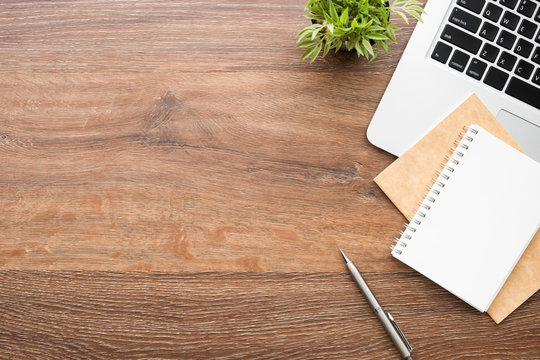
#> input picture Data-Generator/backgrounds/360_F_321758393_48lRqzu7XGW3l8JlOkdqHciFk8BHXB2S.jpg, 540 x 360 px
$ python -i generateCardBackground.py   (imports and definitions only)
#> lines starting #> are read from the running program, lines starting #| are printed output that depends on the picture
#> further down, picture is the input picture: PIL image 540x360 RGB; mean R, G, B 183.9, 151.1, 128.2
import os
import random
import csv
import requests
import glob
from PIL import Image, ImageDraw, ImageFilter, ImageEnhance
from io import BytesIO
from tqdm import tqdm
import numpy as np
from bs4 import BeautifulSoup
import base64
import cv2

# Configuration
NUM_COMPOSITES = 1000
IMAGE_SIZE = 640
OUTPUT_DIR = "datasets"
BACKGROUNDS_DIR = "backgrounds"
MIN_CARDS = 1
MAX_CARDS = 5

# Create directories
# [2 lines not run here, left out]

# Load background images
background_paths = glob.glob(f"{BACKGROUNDS_DIR}/*.jpg") + \
                   glob.glob(f"{BACKGROUNDS_DIR}/*.png") + \
                   glob.glob(f"{BACKGROUNDS_DIR}/*.jpeg")

# [13 lines left out: function load_cards, not called in this run]

def apply_glare_effect(image):
    """Add INTENSE artificial glare with dramatic highlights"""
    # Only apply glare to 80% of cards (more frequent)
    if random.random() > 0.8:
        return image

    width, height = image.size
    overlay = Image.new('RGBA', (width, height), (0, 0, 0, 0))
    draw = ImageDraw.Draw(overlay)

    # DRAMATIC glare parameters
    intensity = random.uniform(0.5, 1.2)  # Much stronger intensity range
    cx = random.uniform(-0.1 * width, 1.1 * width)  # More centered
    cy = random.uniform(-0.1 * height, 1.1 * height)
    radius = random.randint(int(min(width, height)*0.3), int(min(width, height)*1.2))  # Larger radius

    # Create MULTIPLE glare spots (30% chance)
    if random.random() < 0.3:
        for _ in range(random.randint(1, 3)):
            sub_intensity = random.uniform(0.3, 0.8)
            sub_cx = cx + random.uniform(-0.2*width, 0.2*width)
            sub_cy = cy + random.uniform(-0.2*height, 0.2*height)
            sub_radius = random.randint(int(radius*0.3), int(radius*0.7))

            for i in range(sub_radius, 0, -1):
                alpha = int(255 * sub_intensity * (i/sub_radius)**0.3)  # Sharper falloff
                color = (255, 255, 255, alpha)
                draw.ellipse(
                    (sub_cx - i, sub_cy - i, sub_cx + i, sub_cy + i),
                    fill=color
                )

    # Main glare spot (always present)
    for i in range(radius, 0, -1):
        alpha = int(255 * intensity * (i/radius)**0.2)  # Very slow falloff for intense core
        color = random.choice([
            (255, 255, 255, alpha),  # Bright white
            (255, 240, 150, alpha),  # Warm golden
            (180, 220, 255, alpha)   # Cool blue
        ])
        draw.ellipse(
            (cx - i, cy - i, cx + i, cy + i),
            fill=color
        )

    # Apply blur - less blur for sharper glare
    overlay = overlay.filter(ImageFilter.GaussianBlur(radius=max(1, radius//6)))

    # Blend modes for more intense effect
    if random.random() < 0.5:  # 50% chance for additive blending
        return Image.blend(image, overlay, 0.7)
    else:
        return Image.alpha_composite(image, overlay)

def apply_hue_shift(image):
    """Apply random hue shift to card pixels only"""
    if random.random() > 0.6:  # 40% chance to apply hue shift
        return image

    img_array = np.array(image)
    rgb = img_array[..., :3]
    alpha = img_array[..., 3] if img_array.shape[2] == 4 else None

    # Create mask of opaque pixels
    mask = (alpha > 0) if alpha is not None else np.ones(rgb.shape[:2], bool)

    # Convert to HSV (uint8 format)
    hsv = cv2.cvtColor(rgb, cv2.COLOR_RGB2HSV)
    h, s, v = cv2.split(hsv)

    # Apply hue shift only to masked pixels
    hue_shift = random.randint(-15, 15)
    h_float = h.astype(np.float32)
    h_float[mask] = (h_float[mask] + hue_shift) % 180.0
    h = np.clip(h_float, 0, 179).astype(np.uint8)

    # Apply saturation adjustment to same pixels
    if random.random() < 0.3:
        sat_shift = random.uniform(0.7, 1.3)
        s_float = s.astype(np.float32)
        s_float[mask] = np.clip(s_float[mask] * sat_shift, 0, 255)
        s = s_float.astype(np.uint8)

    # Merge channels
    hsv_shifted = cv2.merge((h, s, v))
    rgb_shifted = cv2.cvtColor(hsv_shifted, cv2.COLOR_HSV2RGB)

    # Reconstruct image
    if alpha is not None:
        return Image.fromarray(np.dstack((rgb_shifted, alpha)), 'RGBA')
    return Image.fromarray(rgb_shifted, 'RGB')

def apply_lighting_effects(image):
    """Apply brightness/contrast adjustments"""
    if random.random() > 0.5:  # 50% chance to apply
        return image

    # Random brightness adjustment
    brightness = random.uniform(0.8, 1.2)
    enhancer = ImageEnhance.Brightness(image)
    image = enhancer.enhance(brightness)
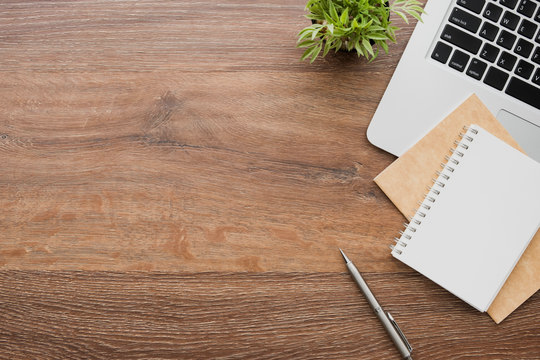
#> image: PIL image 540x360 RGB; mean R, G, B 165.7, 136.1, 115.3

    # Random contrast adjustment
    if random.random() < 0.3:
        contrast = random.uniform(0.9, 1.5)
        enhancer = ImageEnhance.Contrast(image)
        image = enhancer.enhance(contrast)

    return image

def process_card_image(card_image):
    # Apply all visual effects first
    card_image = apply_glare_effect(card_image)
    card_image = apply_hue_shift(card_image)
    card_image = apply_lighting_effects(card_image)

    original_width, original_height = card_image.size
#> original_width = 540; original_height = 360

    # Apply rotation
    angle = random.uniform(-179, 179)
    rotated = card_image.rotate(angle, expand=True, resample=Image.BICUBIC)
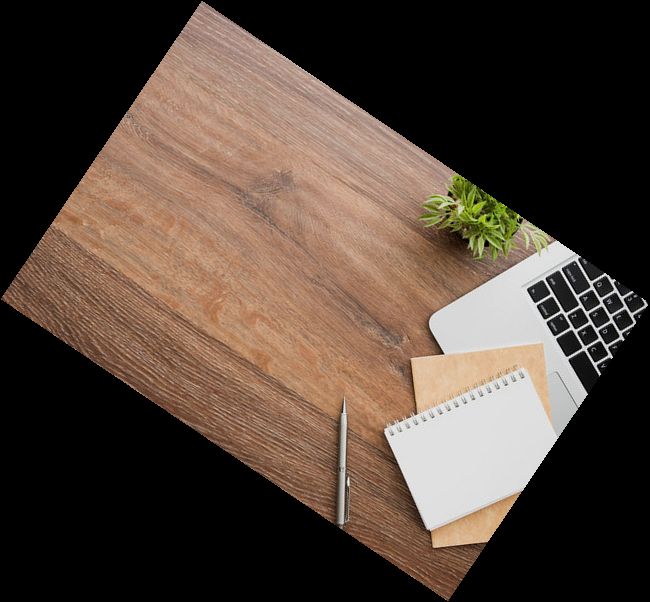
#> rotated: PIL image 650x602 RGB; mean R, G, B 82.1, 67.4, 57.1

    # Apply resizing
    new_width = random.randint(100, 300)
    scale_factor = new_width / rotated.width
#> scale_factor = 0.462
    new_height = int(rotated.height * scale_factor)
#> new_height = 277
    resized = rotated.resize((new_width, new_height), Image.LANCZOS)

    # Create canvas for perspective transform
    padding = int(max(new_width, new_height) * 0.3)
#> padding = 90
    canvas_size = (new_width + padding*2, new_height + padding*2)
#> canvas_size = (480, 457)
    canvas = Image.new('RGBA', canvas_size, (0, 0, 0, 0))
#> canvas: PIL image 480x457 RGBA; every value is 0
    canvas.paste(resized, (padding, padding))
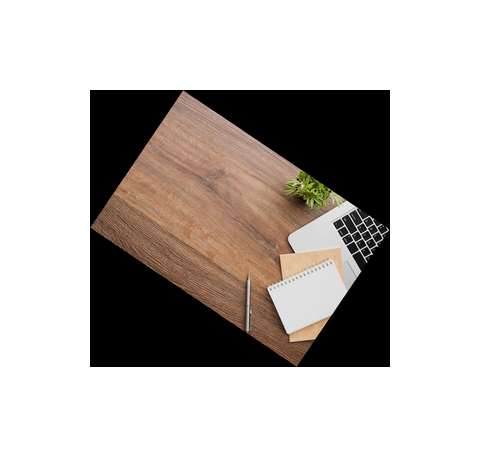
#> canvas: PIL image 480x457 RGBA; mean R, G, B, A 31.1, 25.5, 21.6, 96.6; transparent parts drawn white

    # Perspective transform points
    src_points = np.array([
        [padding, padding],
        [padding + new_width, padding],
        [padding + new_width, padding + new_height],
        [padding, padding + new_height]
    ], dtype=np.float32)

    perspective_mode = random.choice(['axis_rotation', 'random_warp', 'combined'])
    max_shift = 0.2

    if perspective_mode == 'axis_rotation':
        tilt_type = random.choice(['horizontal', 'vertical'])
        base_shift = random.uniform(0.1, 0.25)
        noise_scale = random.uniform(0.05, 0.15)

        if tilt_type == 'horizontal':
            dst_points = np.array([
                [padding + new_width*base_shift, padding - new_height*noise_scale],
                [padding + new_width*(1-base_shift), padding - new_height*noise_scale],
                [padding + new_width*(1+base_shift*0.5), padding + new_height*(1+noise_scale)],
                [padding - new_width*base_shift*0.5, padding + new_height*(1+noise_scale)]
            ], dtype=np.float32)
        else:
            dst_points = np.array([
                [padding - new_width*noise_scale, padding + new_height*base_shift],
                [padding + new_width*(1+noise_scale), padding + new_height*base_shift],
                [padding + new_width*(1+noise_scale*0.5), padding + new_height*(1-base_shift)],
                [padding - new_width*noise_scale*0.5, padding + new_height*(1-base_shift)]
            ], dtype=np.float32)

    elif perspective_mode == 'random_warp':
        dst_points = src_points + np.random.uniform(
            -new_width*max_shift, new_width*max_shift, size=(4, 2))
    else:
        base_shift = random.uniform(0.1, 0.2)
        dst_points = np.array([
            [padding + base_shift*new_width, padding - base_shift*new_height],
            [padding + new_width*(1-base_shift), padding - base_shift*new_height],
            [padding + new_width*(1+base_shift), padding + new_height*(1+base_shift)],
            [padding - base_shift*new_width, padding + new_height*(1+base_shift)]
        ], dtype=np.float32)
        dst_points += np.random.uniform(-new_width*0.1, new_width*0.1, size=(4, 2))

    try:
        matrix = cv2.getPerspectiveTransform(src_points, dst_points)
        transformed = canvas.transform(
            canvas_size,
            Image.Transform.PERSPECTIVE,
            matrix.flatten()[:8],
            resample=Image.BICUBIC
        )
    except Exception:
        transformed = canvas

    # Crop to visible area
    bbox = transformed.getbbox()
#> bbox = (90, 90, 390, 367)
    if bbox:
        transformed = transformed.crop(bbox)

    return transformed

# [152 lines left out: functions download_image, fetch_google_image, generate_composite, load_backgrounds, create_dataset, not called in this run]

# [3 lines not run here, left out]

>>> from PIL import Image
>>> picture = Image.open('backgrounds/360_F_321758393_48lRqzu7XGW3l8JlOkdqHciFk8BHXB2S.jpg')
>>> result = process_card_image(picture)

$ run again, on Data-Generator/backgrounds/desk.jpg
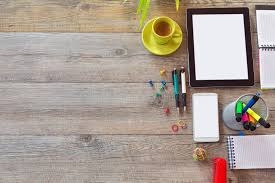
#> input picture Data-Generator/backgrounds/desk.jpg, 275 x 183 px
#> picture is the input picture: PIL image 275x183 RGB; mean R, G, B 170.3, 158, 147.5
#> in process_card_image, `rotated = card_image.rotate(angle, expand=True, resample=Image.BICUBIC)`:
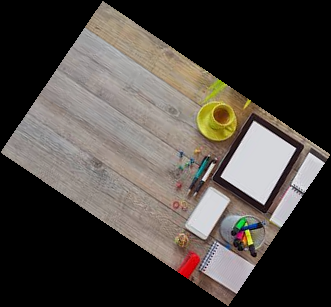
#> rotated: PIL image 331x307 RGB; mean R, G, B 75.7, 70.3, 65.5
#> in process_card_image, `canvas.paste(resized, (padding, padding))`:
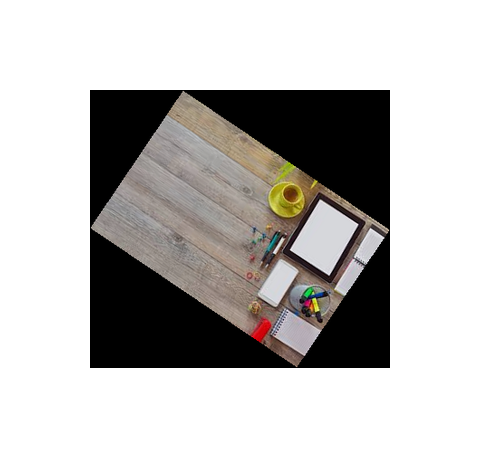
#> canvas: PIL image 480x458 RGBA; mean R, G, B, A 28.8, 26.7, 24.9, 96.7; transparent parts drawn white
#> bbox = (90, 90, 390, 368)
